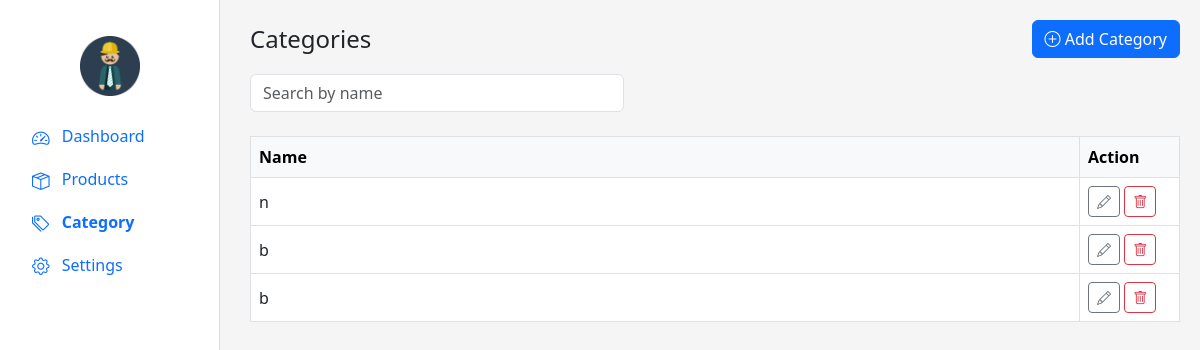
/add_category.php (signed in), run on the app's committed database.
### tables this page shows
CREATE TABLE `category` (
  `id` int(10) NOT NULL,
  `name` varchar(100) NOT NULL
);

### add_category.php (the view, shortened to what this page needs)
<?php
include 'db.php';
$search = isset($_GET['search']) ? $_GET['search'] : '';
$search_sql = '';
$sql = "SELECT * FROM category $search_sql ORDER BY id DESC";
$stmt = $conn->prepare($sql);
$stmt->execute();
$result = $stmt->get_result();
?>
<!DOCTYPE html>
<html lang="en">
<head>
  <link href="https://cdn.jsdelivr.net/npm/bootstrap@5.3.0/dist/css/bootstrap.min.css" rel="stylesheet" />
  <link href="https://cdn.jsdelivr.net/npm/bootstrap-icons@1.10.5/font/bootstrap-icons.css" rel="stylesheet" />
</head>
<body>
<div class="sidebar p-3">
  <img src="profile.png" class="logo" alt="Logo" />
  <ul class="nav flex-column">
    <li class="nav-item">
      <a href="#" class="nav-link"><i class="bi bi-speedometer2"></i> Dashboard</a>
    </li>
    <li class="nav-item">
      <a href="dashboard.php" class="nav-link"><i class="bi bi-box-seam"></i> Products</a>
    </li>
    <li class="nav-item">
      <a href="add_category.php" class="nav-link fw-bold"><i class="bi bi-tags"></i> Category</a>
    </li>
    <li class="nav-item">
      <a href="#" class="nav-link"><i class="bi bi-gear"></i> Settings</a>
    </li>
  </ul>
</div>
<div class="main">
  <div class="d-flex justify-content-between align-items-center mb-3 flex-wrap gap-2">
    <h4 class="m-0">Categories</h4>
    <a href="addCategory.php" class="btn btn-primary">
      <i class="bi bi-plus-circle"></i> Add Category
    </a>
  </div>
  <form class="row mb-4" method="GET" action="">
    <div class="col-md-5 col-12 mb-2 mb-md-0">
      <input
        type="text"
        name="search"
        class="form-control"
        placeholder="Search by name"
        value="<?= htmlspecialchars($search) ?>"
      />
    </div>
  </form>
  <table class="table table-bordered bg-white table-hover align-middle">
    <thead class="table-light">
      <tr>
        <th>Name</th>
        <th style="width: 100px;">Action</th>
      </tr>
    </thead>
    <tbody>
      <?php if ($result->num_rows > 0): ?>
        <?php while ($row = $result->fetch_assoc()): ?>
          <tr>
            <td><?= htmlspecialchars($row['name']) ?></td>
            <td>
              <a href="editCategory.php?id=<?= $row['id'] ?>" class="btn btn-sm btn-outline-secondary" title="Edit">
                <i class="bi bi-pencil"></i>
              </a>
              <a href="delete_category.php?id=<?= $row['id'] ?>" class="btn btn-sm btn-outline-danger" title="Delete" onclick="return confirm('Are you sure you want to delete this category?');">
  <i class="bi bi-trash"></i>
</a>
            </td>
          </tr>
        <?php endwhile; ?>
      <?php else: ?>
        <tr>
          <td colspan="2" class="text-center">No categories found.</td>
        </tr>
      <?php endif; ?>
    </tbody>
  </table>
</div>
</body>
</html>

### add_category.php (style rules this page uses)
body { background: #f5f5f5; }
.sidebar { width: 220px; height: 100vh; position: fixed; background: white; border-right: 1px solid #ddd; }
.main { margin-left: 230px; padding: 20px; }
.logo { height: 60px; margin: 20px auto; display: block; }
.nav-link .bi { margin-right: 8px; font-size: 1.1rem; vertical-align: middle; }

### data on the page
category: name "n"
category: name "b"
category: name "b"
